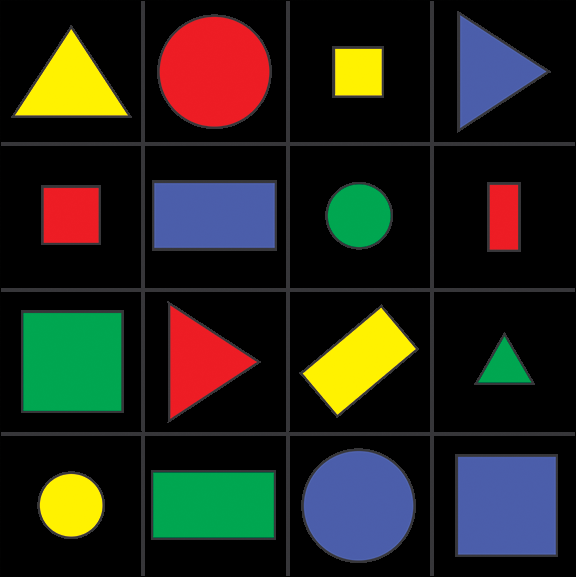
#> input picture OpenCV Bootcamp/OpenCV-Bootcamp/Resources/shapes.png, 576 x 577 px, found by its file name
$ python 'contours_&_shape_01.py'
#> lines starting #> are read from the running program, lines starting #| are printed output that depends on the picture; after the words box and inside, x2 and y2 are one past the last pixel; in counts of white or black regions, pixels touching at a corner belong together
# contours & shape detection
import cv2
import numpy as np


def getContours(img):
    contours, hierarchy = cv2.findContours(img, cv2.RETR_EXTERNAL, cv2.CHAIN_APPROX_NONE)

    for cnt in contours:
        area = cv2.contourArea(cnt)
        # print(area)
        if area > 500:
            cv2.drawContours(img_contours, cnt , -1, (255, 0, 0), 3)
            peri = cv2.arcLength(cnt, True)
            # print(peri)
            approx = cv2.approxPolyDP(cnt, 0.02 * peri, True)
            print(len(approx))

            objector = len(approx)
            x,y,w,h = cv2.boundingRect(approx)

            if objector == 3: objectType = "Triangle"
            elif objector == 4:
                aspratio = w/float(h)
                if aspratio > 0.95 and aspratio <1.05: objectType = "Square"
                else: objectType = "Rectangle"
            elif objector > 4: objectType = "Circle"
            else: objectType = "Note"

            cv2.rectangle(img_contours, (x,y), (x+w, y+h), (0,255,0),3)
            cv2.putText(img_contours, objectType, (x+(w//2)-10, y+(h//2)-10),  cv2.FONT_HERSHEY_COMPLEX,0.5, (255,144,0), 2)


img = cv2.imread("Resources/shapes.png")
#> img is the input picture: shape (577, 576, 3); mean B, G, R 28.2, 37.1, 37.1
img_contours = img.copy()
img_gray = cv2.cvtColor(img, cv2.COLOR_BGR2GRAY)
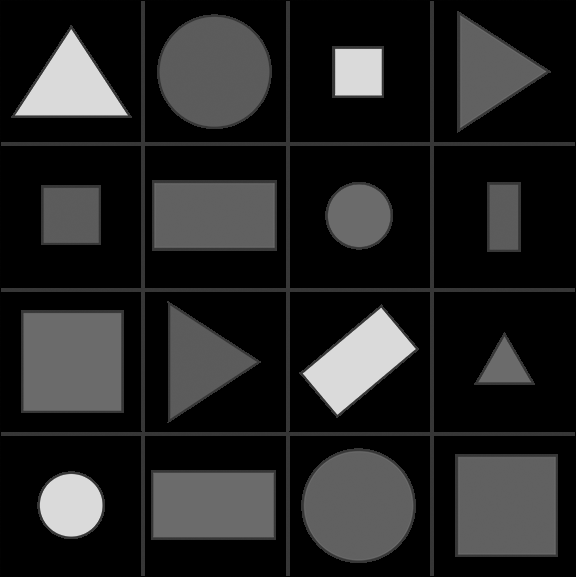
#> img_gray: shape (577, 576); min 0, max 218, mean 36.1
img_blur = cv2.GaussianBlur(img_gray, (7,7), 1)
img_canny = cv2.Canny(img_blur, 50, 50)
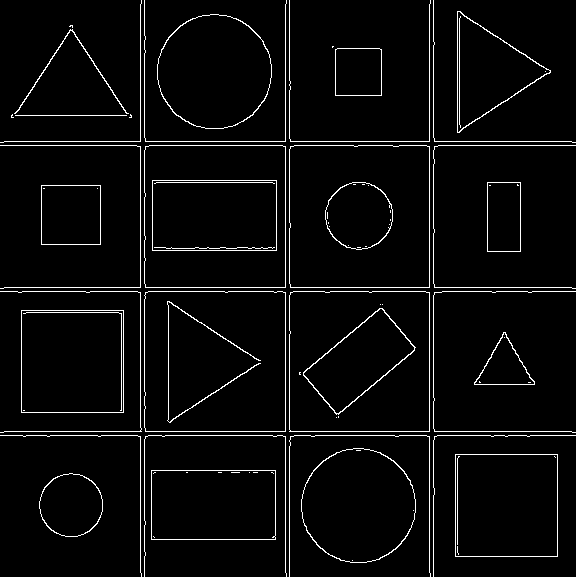
#> img_canny: shape (577, 576); 3.9% white in thin lines or dots

getContours(img_canny)
#> in getContours, `contours, hierarchy = cv2.findContours(img, cv2.RETR_EXTERNAL, cv2.CHA..`: contours = 33 contours, 17 with area under 20; largest, box (x1, y1, x2, y2) and area: (144, 145, 286, 288) 19997, (289, 145, 430, 288) 19852, (144, 291, 286, 432) 19712, (289, 291, 430, 432) 19578, (455, 454, 558, 557) 10404
#> the loop in getContours, `for cnt in contours:` made 33 passes
#> (area, peri, approx, objector, x, y, w, h) on passes 2, 3, 10, 12, 13, 15, 16: (8555, 386.8, [[151, 470], [151, 539], [275, 539], [275, 470]], 4, 151, 470, 125, 70), (10404, 408, [[455, 454], [455, 556], [557, 556], [557, 454]], 4, 455, 454, 103, 103), (10404, 408, [[21, 310], [21, 412], [123, 412], [123, 310]], 4, 21, 310, 103, 103), (19578.5, 561.6, [[290, 292], [289, 431], [429, 431], [429, 292]], 4, 289, 292, 141, 140), (19712, 563.8, [[145, 292], [145, 431], [285, 431], [285, 292]], 4, 145, 292, 141, 140), (3481, 236, [[41, 185], [41, 244], [100, 244], [100, 185]], 4, 41, 185, 60, 60), (2277, 204, [[487, 182], [487, 251], [520, 251], [520, 182]], 4, 487, 182, 34, 70)
#> (area, peri, approx, objector, x, y, w, h) on passes 9, 29: (1579, 190, [[503, 332], [474, 384], [534, 384]], 3, 474, 332, 61, 53), (5662.5, 358.3, [[457, 11], [459, 132], [550, 70]], 3, 457, 11, 94, 122)
#| 8
#| 4
#| 4
#| 8
#| 3
#| 4
#| 4
#| 4
#> (further printed lines are left out)
#> after the loop in getContours, `for cnt in contours:`:
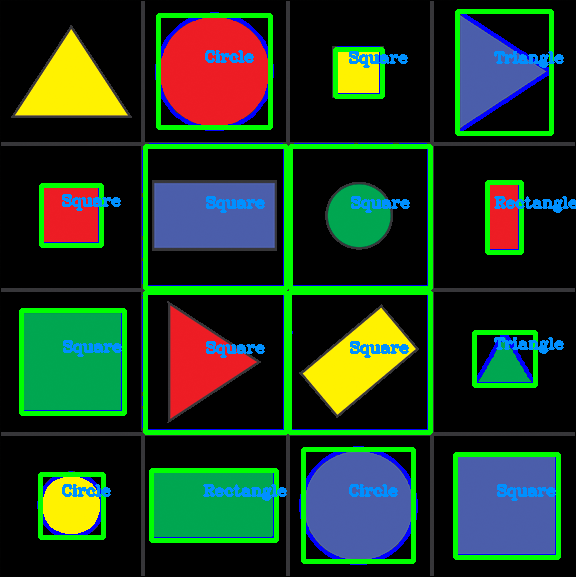
#> img_contours: shape (577, 576, 3); 12.59% of pixels changed, all inside (x1, y1, x2, y2) = (19, 9, 576, 565)

cv2.imshow("original", img)
cv2.imshow("img gray", img_gray)
cv2.imshow("img_blur", img_blur)
cv2.imshow("img canny", img_canny)
cv2.imshow("img_contours", img_contours)

cv2.waitKey(0)
